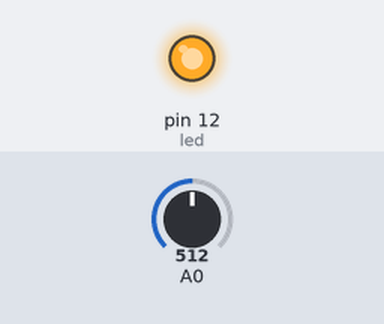
The sketch below on a simulated Arduino Uno, built with avr-gcc and run on an emulated ATmega328P. Parts: output pins drawn as LEDs (lit = HIGH). The inputs (shaded band) are chosen by the test bench; at power-on: A0 = 512. What the sketch prints to the serial monitor is not drawn.

Above: at 0.1 s.
Timing chart, 0 to 1.6 s (numbered marks = the images above):
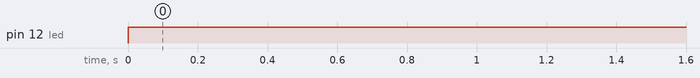

The sketch:

sketch_nov19a.ino
```cpp
int led = 12;
int value = 0;
void setup() {
  Serial.begin(9600);
  pinMode(led, OUTPUT);
}

void loop(){
  digitalWrite(led,HIGH);
  int sensorValue = analogRead(A0);
  Serial.println(sensorValue,DEC);
}
```

Measured:
- by itself, pin 12 (led): LOW → HIGH at 0.00 s
